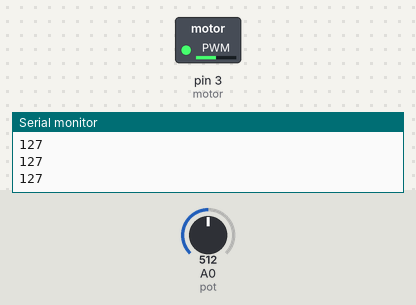
The sketch below on a simulated Arduino Uno, built with avr-gcc and run on an emulated ATmega328P. Shown: switched loads named in the sketch (green lamp = pin HIGH), the last lines printed to the serial monitor. The inputs (shaded band) are chosen by the test bench; at power-on: A0 (pot) = 512.

Above: at 1.2 s.
1.3 s: A0 (pot) set to 716
At 2.5 s:
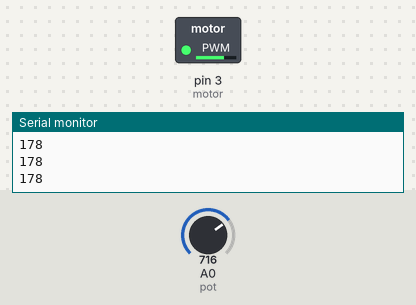
2.8 s: A0 (pot) set to 900
At 3.6 s:
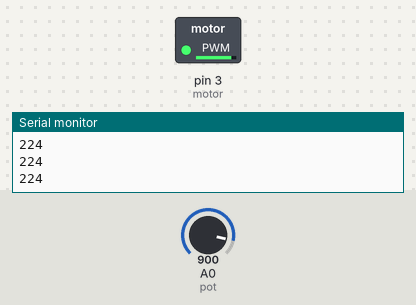
4.3 s: A0 (pot) set to 122
At 4.8 s:
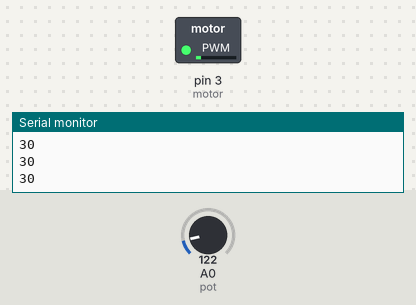
5.8 s: A0 (pot) set to 0
At 6.1 s:
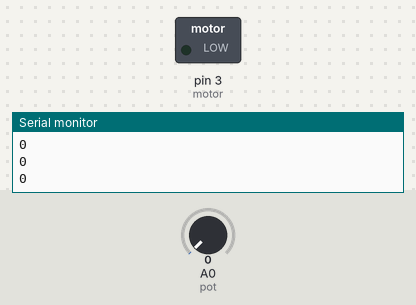
7.3 s: A0 (pot) set to 511
At 8.3 s:
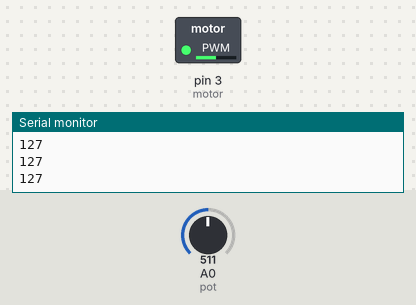
Timing chart, 0 to 9.8 s (numbered marks = the images above; inputs shaded):
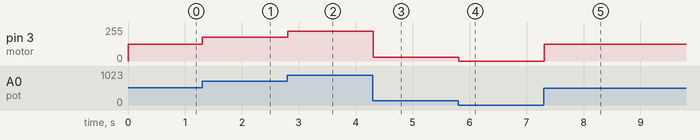

Measured:
- after the input at 1.3 s, pin 3 (motor): 127/255 → 178/255 at once
- after the input at 2.8 s, pin 3 (motor): 178/255 → 224/255 at once
- after the input at 4.3 s, pin 3 (motor): 224/255 → 30/255 at once
- after the input at 5.8 s, pin 3 (motor): 30/255 → 0/255 at once
- after the input at 7.3 s, pin 3 (motor): 0/255 → 127/255 at once

The sketch:

rotacaoMotorDC.ino
```cpp
 #define pot A0
#define motor 3
#define tmp 10
int valPot; // Valor do potenciômetro

void setup()
{
 pinMode(pot, INPUT);
 pinMode(motor, OUTPUT);

 valPot=0; //Inicialização da variável
 Serial.begin(9600);
}

void loop()
{
  Serial.println(valPot = map(analogRead(pot), 0, 1023, 0, 255)); //Mapeando os valores do pot e pwm
  analogWrite(motor, valPot); //Ajustar a velocidade de rotação do motor de acordo com o potenciômetro
  delay(tmp);
}
```
